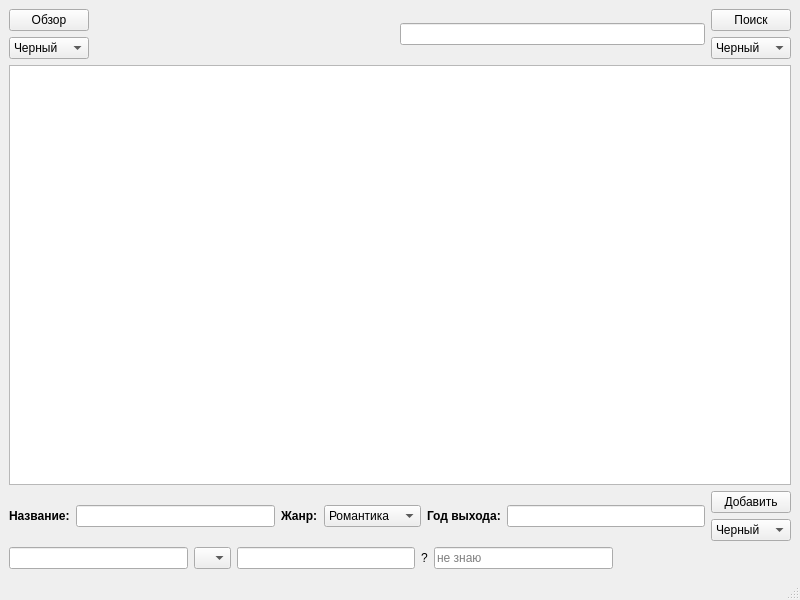
<?xml version="1.0" encoding="UTF-8"?>
<ui version="4.0">
 <class>MainWindow</class>
 <widget class="QMainWindow" name="MainWindow">
  <property name="geometry">
   <rect>
    <x>0</x>
    <y>0</y>
    <width>800</width>
    <height>600</height>
   </rect>
  </property>
  <property name="windowTitle">
   <string>MainWindow</string>
  </property>
  <widget class="QWidget" name="centralwidget">
   <layout class="QVBoxLayout" name="verticalLayout">
    <item>
     <layout class="QHBoxLayout" name="horizontalLayout">
      <item>
       <layout class="QVBoxLayout" name="verticalLayout_2">
        <item>
         <widget class="QPushButton" name="buttonBrowse">
          <property name="text">
           <string>Обзор</string>
          </property>
         </widget>
        </item>
        <item>
         <widget class="QComboBox" name="comboBoxBrowseColor">
          <item>
           <property name="text">
            <string>Черный</string>
           </property>
          </item>
          <item>
           <property name="text">
            <string>Красный</string>
           </property>
          </item>
          <item>
           <property name="text">
            <string>Зеленый</string>
           </property>
          </item>
          <item>
           <property name="text">
            <string>Синий</string>
           </property>
          </item>
         </widget>
        </item>
       </layout>
      </item>
      <item>
       <spacer name="horizontalSpacer">
        <property name="orientation">
         <enum>Qt::Horizontal</enum>
        </property>
        <property name="sizeHint" stdset="0">
         <size>
          <width>40</width>
          <height>20</height>
         </size>
        </property>
       </spacer>
      </item>
      <item>
       <widget class="QLineEdit" name="lineSearch"/>
      </item>
      <item>
       <layout class="QVBoxLayout" name="verticalLayout_4">
        <item>
         <widget class="QPushButton" name="buttonSearch">
          <property name="text">
           <string>Поиск</string>
          </property>
         </widget>
        </item>
        <item>
         <widget class="QComboBox" name="comboBoxSearchColor">
          <item>
           <property name="text">
            <string>Черный</string>
           </property>
          </item>
          <item>
           <property name="text">
            <string>Красный</string>
           </property>
          </item>
          <item>
           <property name="text">
            <string>Зеленый</string>
           </property>
          </item>
          <item>
           <property name="text">
            <string>Синий</string>
           </property>
          </item>
         </widget>
        </item>
       </layout>
      </item>
     </layout>
    </item>
    <item>
     <widget class="CustomTextBrowser" name="textBrowser">
      <property name="font">
       <font>
        <pointsize>10</pointsize>
        <bold>true</bold>
       </font>
      </property>
     </widget>
    </item>
    <item>
     <layout class="QHBoxLayout" name="horizontalLayout_2">
      <item>
       <widget class="QLabel" name="label">
        <property name="font">
         <font>
          <bold>true</bold>
         </font>
        </property>
        <property name="text">
         <string>Название:</string>
        </property>
       </widget>
      </item>
      <item>
       <widget class="QLineEdit" name="lineName"/>
      </item>
      <item>
       <widget class="QLabel" name="label_2">
        <property name="font">
         <font>
          <bold>true</bold>
         </font>
        </property>
        <property name="text">
         <string>Жанр:</string>
        </property>
       </widget>
      </item>
      <item>
       <widget class="QComboBox" name="comboBoxFilmGenre">
        <item>
         <property name="text">
          <string>Романтика</string>
         </property>
        </item>
        <item>
         <property name="text">
          <string>Триллер</string>
         </property>
        </item>
        <item>
         <property name="text">
          <string>Фантастика</string>
         </property>
        </item>
        <item>
         <property name="text">
          <string>Экшен</string>
         </property>
        </item>
       </widget>
      </item>
      <item>
       <widget class="QLabel" name="label_3">
        <property name="font">
         <font>
          <bold>true</bold>
         </font>
        </property>
        <property name="text">
         <string>Год выхода:</string>
        </property>
       </widget>
      </item>
      <item>
       <widget class="QLineEdit" name="lineYearRelease"/>
      </item>
      <item>
       <layout class="QVBoxLayout" name="verticalLayout_3">
        <item>
         <widget class="QPushButton" name="buttonAddFig">
          <property name="text">
           <string>Добавить</string>
          </property>
         </widget>
        </item>
        <item>
         <widget class="QComboBox" name="comboBoxAddFigColor">
          <item>
           <property name="text">
            <string>Черный</string>
           </property>
          </item>
          <item>
           <property name="text">
            <string>Красный</string>
           </property>
          </item>
          <item>
           <property name="text">
            <string>Зеленый</string>
           </property>
          </item>
          <item>
           <property name="text">
            <string>Синий</string>
           </property>
          </item>
         </widget>
        </item>
       </layout>
      </item>
     </layout>
    </item>
    <item>
     <layout class="QHBoxLayout" name="horizontalLayout_3">
      <item>
       <widget class="QLineEdit" name="lineLhs"/>
      </item>
      <item>
       <widget class="QComboBox" name="comboBoxCompare">
        <item>
         <property name="text">
          <string/>
         </property>
        </item>
        <item>
         <property name="text">
          <string>=</string>
         </property>
        </item>
        <item>
         <property name="text">
          <string>&lt;</string>
         </property>
        </item>
        <item>
         <property name="text">
          <string>&gt;</string>
         </property>
        </item>
       </widget>
      </item>
      <item>
       <widget class="QLineEdit" name="lineRhs"/>
      </item>
      <item>
       <widget class="QLabel" name="label_4">
        <property name="text">
         <string>?</string>
        </property>
       </widget>
      </item>
      <item>
       <widget class="QLineEdit" name="lineComparison">
        <property name="readOnly">
         <bool>true</bool>
        </property>
        <property name="placeholderText">
         <string>не знаю</string>
        </property>
       </widget>
      </item>
      <item>
       <spacer name="horizontalSpacer_2">
        <property name="orientation">
         <enum>Qt::Horizontal</enum>
        </property>
        <property name="sizeHint" stdset="0">
         <size>
          <width>40</width>
          <height>20</height>
         </size>
        </property>
       </spacer>
      </item>
     </layout>
    </item>
   </layout>
  </widget>
  <widget class="QMenuBar" name="menubar">
   <property name="geometry">
    <rect>
     <x>0</x>
     <y>0</y>
     <width>800</width>
     <height>21</height>
    </rect>
   </property>
  </widget>
  <widget class="QStatusBar" name="statusbar"/>
 </widget>
 <customwidgets>
  <customwidget>
   <class>CustomTextBrowser</class>
   <extends>QTextBrowser</extends>
   <header location="global">customtextbrowser.h</header>
  </customwidget>
 </customwidgets>
 <resources/>
 <connections>
  <connection>
   <sender>buttonBrowse</sender>
   <signal>clicked()</signal>
   <receiver>MainWindow</receiver>
   <slot>browse()</slot>
   <hints>
    <hint type="sourcelabel">
     <x>68</x>
     <y>45</y>
    </hint>
    <hint type="destinationlabel">
     <x>133</x>
     <y>46</y>
    </hint>
   </hints>
  </connection>
  <connection>
   <sender>buttonSearch</sender>
   <signal>clicked()</signal>
   <receiver>MainWindow</receiver>
   <slot>search()</slot>
   <hints>
    <hint type="sourcelabel">
     <x>788</x>
     <y>55</y>
    </hint>
    <hint type="destinationlabel">
     <x>712</x>
     <y>58</y>
    </hint>
   </hints>
  </connection>
  <connection>
   <sender>buttonAddFig</sender>
   <signal>clicked()</signal>
   <receiver>MainWindow</receiver>
   <slot>add_film()</slot>
   <hints>
    <hint type="sourcelabel">
     <x>788</x>
     <y>504</y>
    </hint>
    <hint type="destinationlabel">
     <x>703</x>
     <y>572</y>
    </hint>
   </hints>
  </connection>
  <connection>
   <sender>comboBoxCompare</sender>
   <signal>currentTextChanged(QString)</signal>
   <receiver>MainWindow</receiver>
   <slot>checkYears()</slot>
   <hints>
    <hint type="sourcelabel">
     <x>215</x>
     <y>554</y>
    </hint>
    <hint type="destinationlabel">
     <x>177</x>
     <y>484</y>
    </hint>
   </hints>
  </connection>
  <connection>
   <sender>lineRhs</sender>
   <signal>editingFinished()</signal>
   <receiver>MainWindow</receiver>
   <slot>checkYears()</slot>
   <hints>
    <hint type="sourcelabel">
     <x>289</x>
     <y>553</y>
    </hint>
    <hint type="destinationlabel">
     <x>261</x>
     <y>538</y>
    </hint>
   </hints>
  </connection>
  <connection>
   <sender>lineLhs</sender>
   <signal>editingFinished()</signal>
   <receiver>MainWindow</receiver>
   <slot>checkYears()</slot>
   <hints>
    <hint type="sourcelabel">
     <x>115</x>
     <y>561</y>
    </hint>
    <hint type="destinationlabel">
     <x>110</x>
     <y>531</y>
    </hint>
   </hints>
  </connection>
 </connections>
 <slots>
  <slot>browse()</slot>
  <slot>search()</slot>
  <slot>magic()</slot>
  <slot>yearSort()</slot>
  <slot>add_fig()</slot>
  <slot>add_film()</slot>
  <slot>checkYears()</slot>
 </slots>
</ui>
